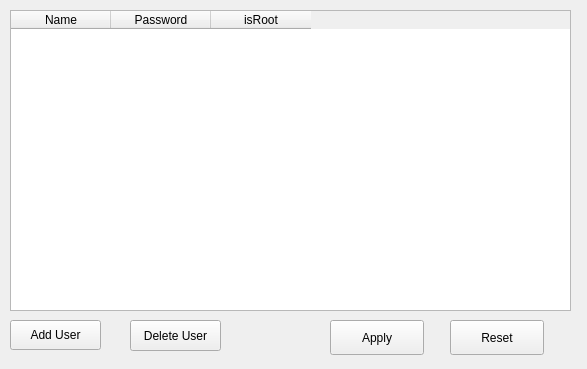
<?xml version="1.0" encoding="UTF-8"?>
<ui version="4.0">
 <class>UserManage</class>
 <widget class="QMainWindow" name="UserManage">
  <property name="geometry">
   <rect>
    <x>0</x>
    <y>0</y>
    <width>587</width>
    <height>369</height>
   </rect>
  </property>
  <property name="windowTitle">
   <string>UserManage</string>
  </property>
  <widget class="QWidget" name="centralwidget">
   <widget class="QTableWidget" name="tableWidget">
    <property name="geometry">
     <rect>
      <x>10</x>
      <y>10</y>
      <width>561</width>
      <height>301</height>
     </rect>
    </property>
    <column>
     <property name="text">
      <string>Name</string>
     </property>
    </column>
    <column>
     <property name="text">
      <string>Password</string>
     </property>
    </column>
    <column>
     <property name="text">
      <string>isRoot</string>
     </property>
    </column>
   </widget>
   <widget class="QPushButton" name="applyButton">
    <property name="geometry">
     <rect>
      <x>330</x>
      <y>320</y>
      <width>94</width>
      <height>35</height>
     </rect>
    </property>
    <property name="text">
     <string>Apply</string>
    </property>
   </widget>
   <widget class="QPushButton" name="resetButton">
    <property name="geometry">
     <rect>
      <x>450</x>
      <y>320</y>
      <width>94</width>
      <height>35</height>
     </rect>
    </property>
    <property name="text">
     <string>Reset</string>
    </property>
   </widget>
   <widget class="QPushButton" name="addButton">
    <property name="geometry">
     <rect>
      <x>10</x>
      <y>320</y>
      <width>91</width>
      <height>30</height>
     </rect>
    </property>
    <property name="text">
     <string>Add User</string>
    </property>
   </widget>
   <widget class="QPushButton" name="deleteButton">
    <property name="geometry">
     <rect>
      <x>130</x>
      <y>320</y>
      <width>91</width>
      <height>31</height>
     </rect>
    </property>
    <property name="text">
     <string>Delete User</string>
    </property>
   </widget>
  </widget>
 </widget>
 <resources/>
 <connections>
  <connection>
   <sender>applyButton</sender>
   <signal>clicked()</signal>
   <receiver>UserManage</receiver>
   <slot>onApplyClicked()</slot>
   <hints>
    <hint type="sourcelabel">
     <x>330</x>
     <y>332</y>
    </hint>
    <hint type="destinationlabel">
     <x>311</x>
     <y>323</y>
    </hint>
   </hints>
  </connection>
  <connection>
   <sender>resetButton</sender>
   <signal>clicked()</signal>
   <receiver>UserManage</receiver>
   <slot>onResetClicked()</slot>
   <hints>
    <hint type="sourcelabel">
     <x>521</x>
     <y>329</y>
    </hint>
    <hint type="destinationlabel">
     <x>556</x>
     <y>330</y>
    </hint>
   </hints>
  </connection>
  <connection>
   <sender>addButton</sender>
   <signal>clicked()</signal>
   <receiver>UserManage</receiver>
   <slot>onAddClicked()</slot>
   <hints>
    <hint type="sourcelabel">
     <x>74</x>
     <y>332</y>
    </hint>
    <hint type="destinationlabel">
     <x>110</x>
     <y>322</y>
    </hint>
   </hints>
  </connection>
  <connection>
   <sender>deleteButton</sender>
   <signal>clicked()</signal>
   <receiver>UserManage</receiver>
   <slot>onDeleteClicked()</slot>
   <hints>
    <hint type="sourcelabel">
     <x>217</x>
     <y>326</y>
    </hint>
    <hint type="destinationlabel">
     <x>243</x>
     <y>324</y>
    </hint>
   </hints>
  </connection>
 </connections>
 <slots>
  <slot>onApplyClicked()</slot>
  <slot>onResetClicked()</slot>
  <slot>onAddClicked()</slot>
  <slot>onDeleteClicked()</slot>
 </slots>
</ui>
